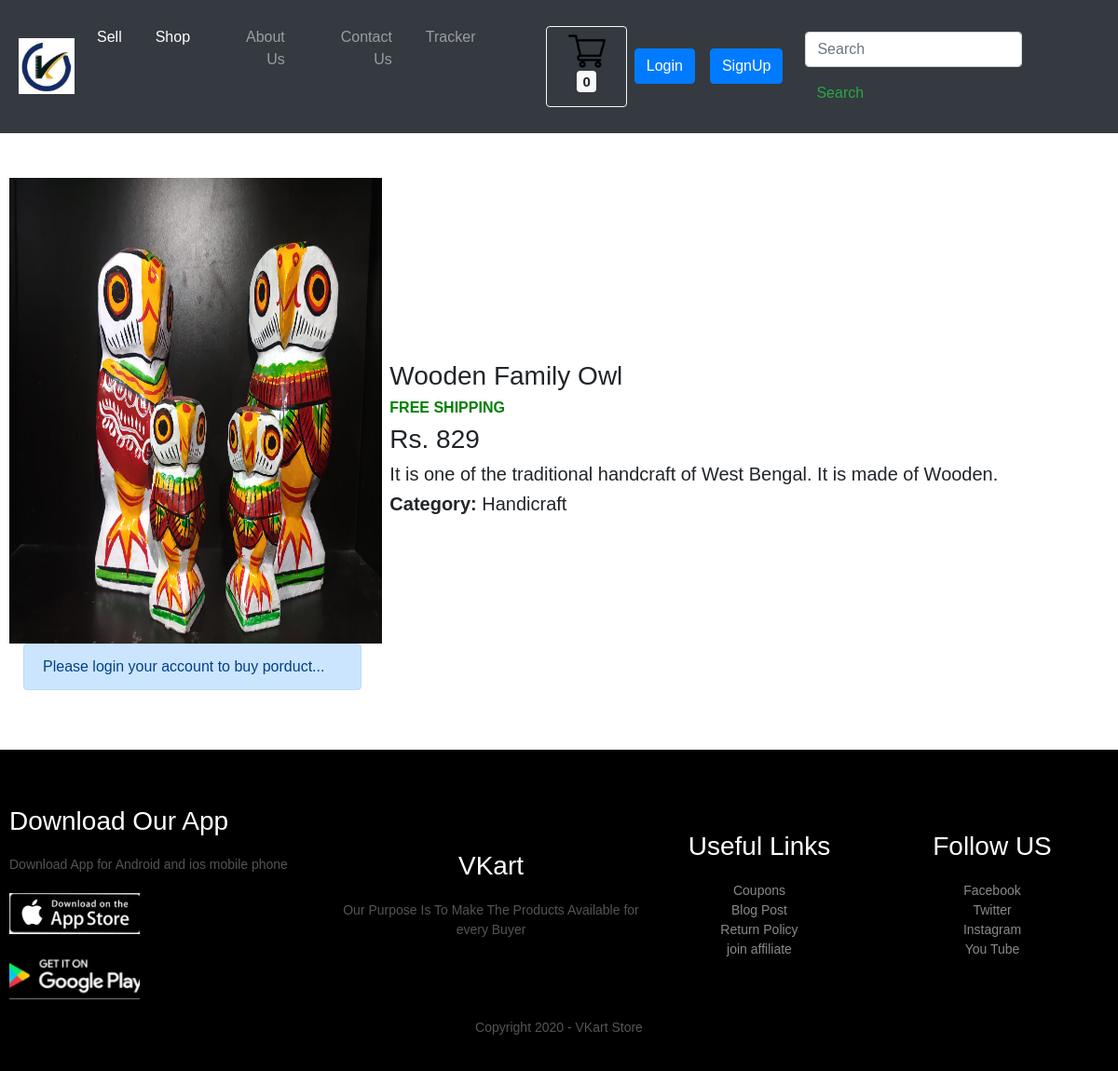
Page /shop/productview/3 on the committed database.
### shop/models.py (models this page shows, shortened)
class Product(models.Model):
    product_id = models.AutoField
    product_name = models.CharField(max_length=50)
    category = models.CharField(max_length=50, default="")
    subcategory = models.CharField(max_length=50, default="")
    price = models.IntegerField(default=0)
    desc = models.CharField(max_length=300)
    pub_date = models.DateField()
    image = models.ImageField(upload_to='shop/images', default="")

### shop/views.py (the view)
# urls.py: path("productview/<int:myid>", views.productview, name="ProductView"),
def productview(request, myid):
    product = Product.objects.filter(id=myid)
    return render(request, 'shop/productview.html', {'product': product[0]})

### shop/templates/shop/productview.html (shortened to what this page needs)
{% extends 'shop/basic.html' %}
{%block body %}
<div class="container my-5">
    <div class="row">
        <div class="col-md-4">
            <div class="row">
                <img src="/media/{{product.image}}" width="400px" height="500px">
            </div>
           {% if user.is_authenticated %}
            <div class="row my-5">
                <a class="btn btn-primary  mx-4" href="/shop" role="button">Shop</a>
                <a href="/shop/checkout"> <button class="btn btn-primary mx-4" id="checkout">Checkout</button> </a>
            </div>
            {% else %}
           <div class="alert alert-primary" role="alert">
                 Please login your account to buy porduct...
               </div>
           {% endif %}
        </div>
        <div class="col-md-8">
            <h3> {{product.product_name}} </h3>
            <h6 style="color:green;"><b>FREE SHIPPING</b></h6>
            <h3> Rs. {{product.price}} </h3>
            <h5> {{product.desc}} </h5>
            <h5><b> Category:</b> {{product.subcategory}} </h5>
        </div>
    </div>
</div>
{% endblock%}

### rows in the picture
Product: image (picture), product_name "Wooden Family Owl", price "829", desc "It is one of the traditional handcraft of West Bengal. It is made of Wooden.", subcategory "Handicraft"
